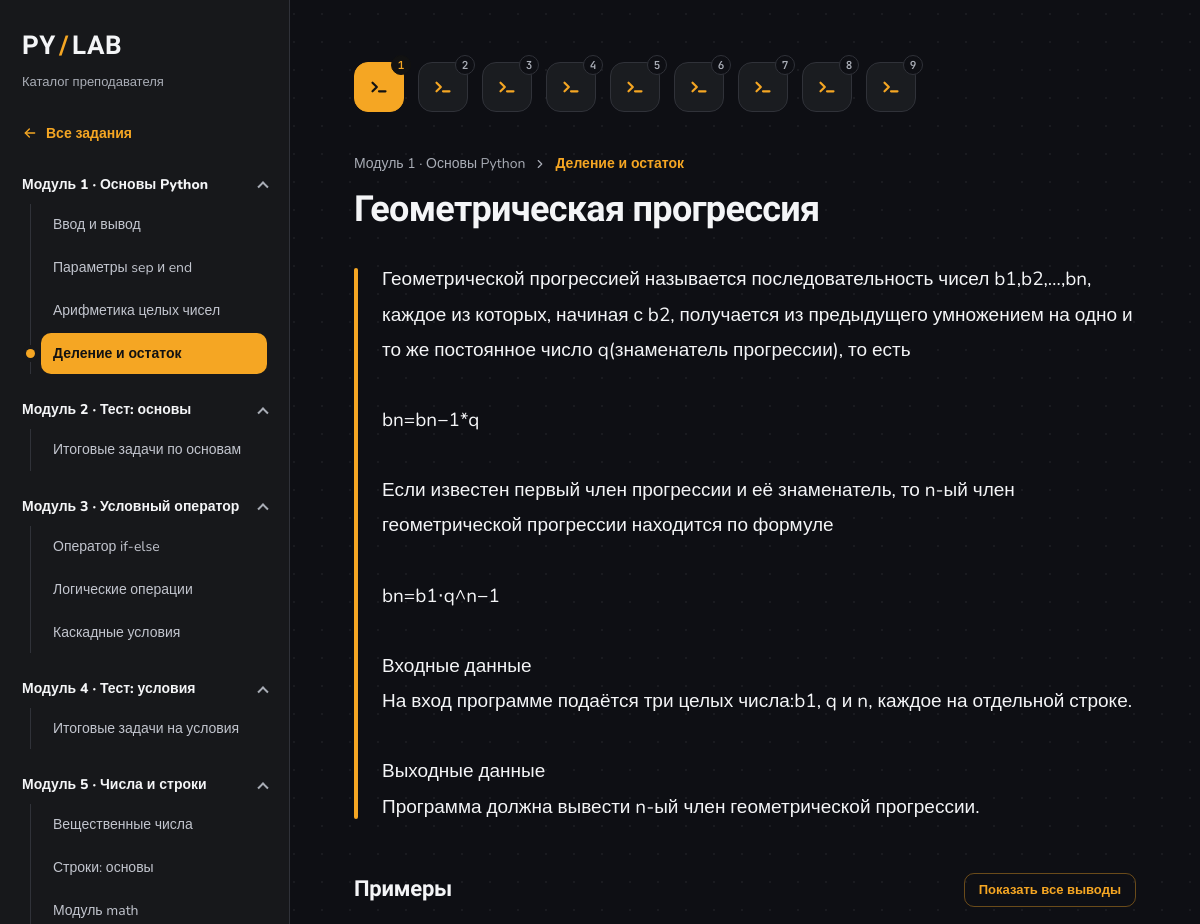
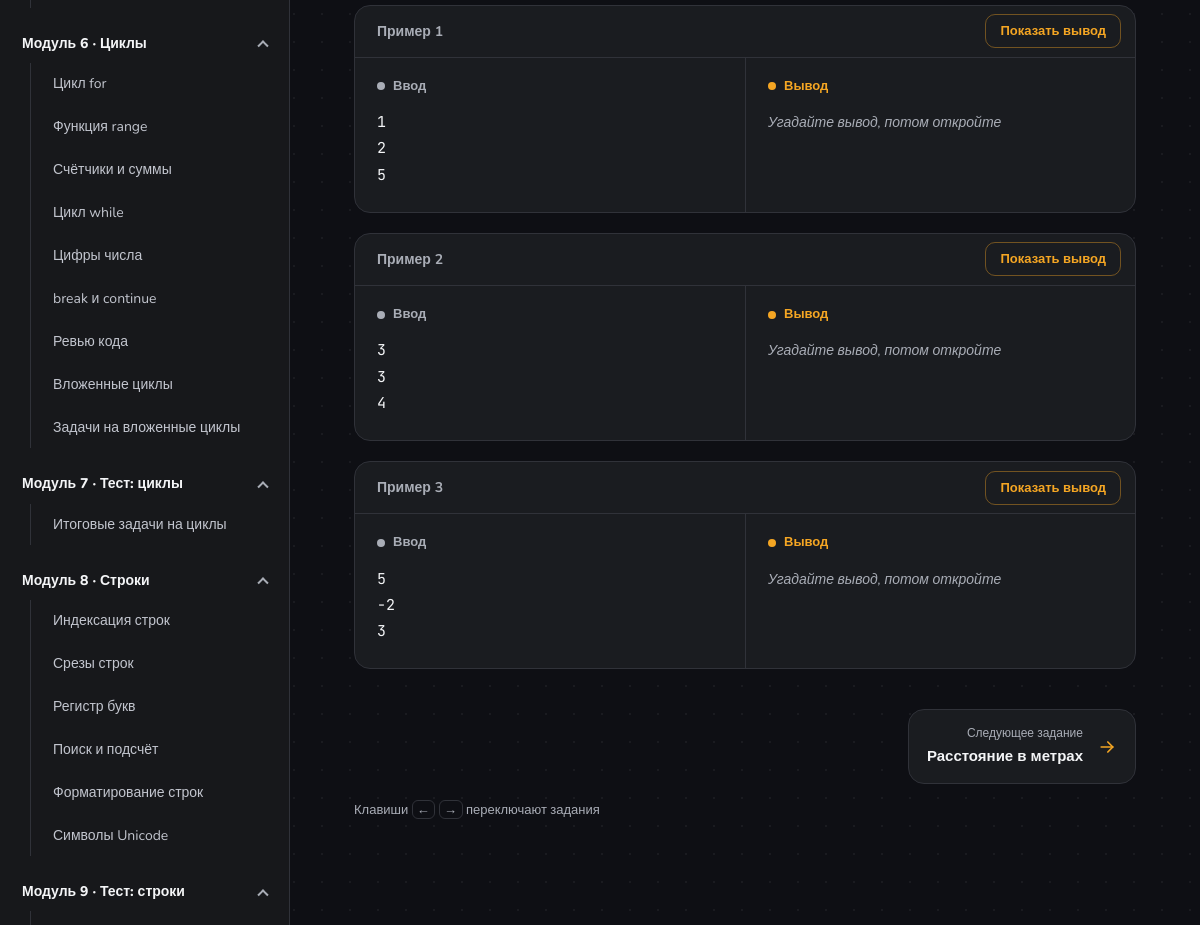
The page /tasks/21/ on the database its author committed (2 pictures, top to bottom).
### tasks_api/models.py (models this page shows, shortened)
class Module(models.Model):
    title = models.CharField(max_length=50, unique=True)

class Lesson(models.Model):
    title = models.CharField(max_length=64)
    module = models.ForeignKey(to=Module, on_delete=models.CASCADE, related_name='lessons')

class Task(models.Model):
    title = models.CharField(max_length=50)
    description = models.TextField()
    lesson = models.ForeignKey(to=Lesson, on_delete=models.CASCADE, default=1, related_name='tasks')

class Example(models.Model):
    input = models.CharField(max_length=255)
    output = models.CharField(max_length=255)
    task = models.ForeignKey(to=Task, on_delete=models.CASCADE, related_name='examples')

### tasks_api/views.py (the view)
# urls.py: path('tasks/<int:pk>/', TaskDetailView.as_view(), name='task_detail'),
class TaskDetailView(DetailView):
    model = Task
    template_name = 'tasks_api/task_detail.html'
    context_object_name = 'task'
    def get_queryset(self):
        return Task.objects.select_related('lesson__module').prefetch_related(
            Prefetch(
                'examples',
                queryset=Example.objects.order_by('id')
            )
        )
    def get_context_data(self, **kwargs):
        context = super().get_context_data(**kwargs)
        lesson = self.object.lesson
        context['modules'] = get_modules_with_tasks()
        context['lesson'] = lesson
        context['lesson_tasks'] = lesson.tasks.order_by('id')
        return context

### tasks_api/views.py (called while the page is built)
def get_modules_with_tasks():
    return Module.objects.order_by('id').prefetch_related(
        Prefetch(
            'lessons',
            queryset=Lesson.objects.order_by('id').prefetch_related(
                Prefetch(
                    'tasks',
                    queryset=Task.objects.order_by('id')
                )
            ),
        )
    )

### tasks_api/templates/tasks_api/task_detail.html (shortened to what this page needs)
{% extends 'tasks_api/base.html' %}
{% load static %}
{% block extra_css %}
	<link rel="stylesheet" href="{% static 'css/task_detail.css' %}">
{% endblock %}
{% block content %}
	<article class="task-sheet">
		<nav class="task-strip" aria-label="Задания урока «{{ lesson.title }}»">
			{% for t in lesson_tasks %}
				<a class="task-chip{% if t.pk == task.pk %} is-current{% endif %}"
				   style="--i: {{ forloop.counter0 }}"
				   href="{% url 'tasks:task_detail' t.pk %}"
				   data-title="{{ t.title }}"
				   aria-label="Задание {{ forloop.counter }}: {{ t.title }}"{% if t.pk == task.pk %} aria-current="page"{% endif %}>
					<svg viewBox="0 0 24 24" fill="none" stroke="currentColor" stroke-width="2" stroke-linecap="round" stroke-linejoin="round" aria-hidden="true">
						<path d="M6 8l4 4-4 4"/>
						<path class="cur" d="M12 16h6"/>
					</svg>
					<span class="num" aria-hidden="true">{{ forloop.counter }}</span>
				</a>
			{% endfor %}
		</nav>
		<p class="crumbs">
			<span>{{ lesson.module.title }}</span>
			<svg viewBox="0 0 24 24" fill="none" stroke="currentColor" stroke-width="2" stroke-linecap="round" stroke-linejoin="round" aria-hidden="true"><path d="M9 6l6 6-6 6"/></svg>
			<span class="here">{{ lesson.title }}</span>
		</p>
		<h1>{{ task.title }}</h1>
		<div class="statement">{{ task.description }}</div>
		{% with examples=task.examples.all %}
			{% if examples %}
				<section class="examples">
					<div class="examples-head">
						<h2>Примеры</h2>
						<button type="button" class="btn-ghost" id="toggle-all" hidden>Показать все выводы</button>
					</div>
					{% for example in examples %}
						<div class="example">
							<div class="example-title">
								<span>Пример {{ forloop.counter }}</span>
								<button type="button" class="btn-ghost reveal" hidden>Показать вывод</button>
							</div>
							<div class="example-columns">
								<section>
									<h3>Ввод</h3>
									<pre>{% if example.input %}{{ example.input }}{% else %}<span class="empty-input">Нет входных данных</span>{% endif %}</pre>
								</section>
								<section>
									<h3>Вывод</h3>
									<pre class="out">{{ example.output }}</pre>
								</section>
							</div>
						</div>
					{% endfor %}
				</section>
			{% endif %}
		{% endwith %}
		<nav class="task-pager" aria-label="Переход между заданиями" hidden>
			<a class="pager-link pager-next" hidden>
				<span class="pager-text"><small>Следующее задание</small><b></b></span>
				<svg viewBox="0 0 24 24" fill="none" stroke="currentColor" stroke-width="2" stroke-linecap="round" stroke-linejoin="round" aria-hidden="true"><path d="M5 12h14"/><path d="M13 6l6 6-6 6"/></svg>
			</a>
		</nav>
		<p class="keys-hint" hidden>Клавиши <kbd>←</kbd> <kbd>→</kbd> переключают задания</p>
	</article>
{% endblock %}

### tasks_api/templates/tasks_api/base.html (shortened to what this page needs)
{% load static %}
<!doctype html>
<html lang="ru">
	<head>
		<link rel="stylesheet" href="{% static 'css/base.css' %}">
		{% block extra_css %}{% endblock %}
	</head>
	<body>
		<aside>
			<a class="brand" href="{% url 'tasks:index' %}">PY<span>/</span>LAB</a>
			<p class="subtitle">Каталог преподавателя</p>
			<a class="catalog-link" href="{% url 'tasks:index' %}">
				<svg viewBox="0 0 24 24" fill="none" stroke="currentColor" stroke-width="2" stroke-linecap="round" stroke-linejoin="round" aria-hidden="true"><path d="M19 12H5"/><path d="M11 6l-6 6 6 6"/></svg>
				Все задания
			</a>
			<nav aria-label="Модули курса">
				{% for module in modules %}
					<details open>
						<summary>{{ module.title }}</summary>
						<div class="lessons">
							{% for lesson in module.lessons.all %}
								{% with first_task=lesson.tasks.all|first %}
									{% if first_task %}
										<a class="task-link{% if task.lesson_id == lesson.id %} active{% endif %}"
										   href="{% url 'tasks:task_detail' first_task.pk %}"{% if task.lesson_id == lesson.id %} aria-current="true"{% endif %}>{{ lesson.title }}</a>
									{% else %}
										<span class="task-link task-link--empty">{{ lesson.title }}</span>
									{% endif %}
								{% endwith %}
							{% endfor %}
						</div>
					</details>
				{% endfor %}
			</nav>
		</aside>
		<main id="content">
			{% block content %}{% endblock %}
		</main>
	</body>
</html>

### static/css/base.css (style rules this page uses)
*, *::before, *::after { box-sizing: border-box; }
:root { color-scheme: dark; --bg: #0e0f14; --surface: #1a1c20; --sidebar: #17181b; --line: #303239; --yellow: #f5a623; --yellow-soft: rgba(245, 166, 35, .1); --yellow-glow: rgba(245, 166, 35, .18); --text: #f4f5f7; --muted: #a9adb6; --font-display: 'Unbounded', 'Nunito', sans-serif; --font-mono: 'JetBrains Mono', ui-monospace, Consolas, monospace; --ease: cubic-bezier(.2, .8, .2, 1); }
html { scrollbar-color: #2c2e36 transparent; }
body { margin: 0; min-height: 100%; background-color: var(--bg); background-image: radial-gradient(rgba(255, 255, 255, .05) 1px, transparent 1px); background-size: 28px 28px; background-attachment: fixed; color: var(--text); font-family: 'Nunito', sans-serif; font-size: 16px; line-height: 1.65; }
a { color: inherit; text-decoration: none; }
aside { view-transition-name: side; position: fixed; inset: 0 auto 0 0; width: 290px; padding: 32px 22px; background: var(--sidebar); border-right: 1px solid var(--line); overflow: auto; }
.brand { display: inline-flex; align-items: baseline; font: 800 26px/1 var(--font-display); letter-spacing: .5px; }
.brand span { display: inline-block; color: var(--yellow); margin: 0 3px; animation: slash-in .7s var(--ease) .1s backwards; transition: transform .6s var(--ease); }
.subtitle { font-size: 13px; color: var(--muted); margin: 10px 0 28px; }
.catalog-link { display: inline-flex; align-items: center; gap: 8px; color: var(--yellow); font-size: 14px; font-weight: 700; margin-bottom: 28px; }
.catalog-link svg { width: 16px; height: 16px; transition: transform .25s var(--ease); }
details { margin: 0 0 22px; interpolate-size: allow-keywords; }
summary { display: flex; align-items: center; justify-content: space-between; gap: 12px; cursor: pointer; list-style: none; font-size: 14px; font-weight: 800; }
summary::after { content: ""; flex: none; width: 8px; height: 8px; border-right: 2px solid var(--muted); border-bottom: 2px solid var(--muted); transform: rotate(45deg) translate(-2px, -2px); transition: transform .3s var(--ease); }
details[open] > summary::after { transform: rotate(-135deg) translate(-2px, -2px); }
.lessons { margin: 8px 0 0 8px; padding-left: 10px; border-left: 1px solid var(--line); }
.task-link { position: relative; display: block; padding: 9px 12px; margin: 2px 0; border-radius: 10px; font-size: 14px; color: #c2c5ce; transition: background-color .2s, color .2s, transform .25s var(--ease); }
.task-link.active { background: var(--yellow); color: #121212; font-weight: 700; transform: none; }
.task-link.active::before { content: ""; position: absolute; left: -15px; top: 50%; width: 9px; height: 9px; margin-top: -4.5px; border-radius: 50%; background: var(--yellow); box-shadow: 0 0 0 4px var(--sidebar); animation: pop .45s var(--ease) .15s backwards; }
main { view-transition-name: main; margin-left: 290px; max-width: 1280px; padding: 56px 64px 80px; }
h1 { font-family: var(--font-display); font-size: clamp(26px, 3.6vw, 52px); font-weight: 800; line-height: 1.15; letter-spacing: -.02em; margin: 0 0 20px; overflow-wrap: anywhere; }
button { border: none; background: var(--yellow); color: #121212; font: 700 14px 'Nunito', sans-serif; padding: 14px 26px; border-radius: 12px; cursor: pointer; transition: transform .2s var(--ease), box-shadow .2s; }
.btn-ghost { background: transparent; color: var(--yellow); border: 1px solid rgba(245, 166, 35, .4); padding: 7px 14px; font-size: 13px; border-radius: 10px; transition: background-color .2s, color .2s, transform .2s var(--ease); }
kbd { position: absolute; right: 14px; top: 50%; transform: translateY(-50%); padding: 1px 9px; font: 600 13px var(--font-mono); color: var(--muted); border: 1px solid var(--line); border-radius: 6px; }
.task-sheet { max-width: 960px; }
.examples { margin-top: 48px; }
@media (hover: none) { kbd { display: none; } }

### rows shown on the page
Module: title "Модуль 1 · Основы Python"
Lesson: title "Ввод и вывод"
Lesson: title "Параметры sep и end"
Lesson: title "Арифметика целых чисел"
Lesson: title "Деление и остаток", module "Модуль 1 · Основы Python"
Module: title "Модуль 2 · Тест: основы"
Lesson: title "Итоговые задачи по основам"
Module: title "Модуль 3 · Условный оператор"
Lesson: title "Оператор if-else"
Lesson: title "Логические операции"
Lesson: title "Каскадные условия"
Module: title "Модуль 4 · Тест: условия"
Lesson: title "Итоговые задачи на условия"
Module: title "Модуль 5 · Числа и строки"
Lesson: title "Вещественные числа"
Lesson: title "Строки: основы"
Lesson: title "Модуль math"
Module: title "Модуль 6 · Циклы"
Lesson: title "Цикл for"
Lesson: title "Функция range"
Lesson: title "Счётчики и суммы"
Lesson: title "Цикл while"
Lesson: title "Цифры числа"
Lesson: title "break и continue"
Lesson: title "Ревью кода"
Lesson: title "Вложенные циклы"
Lesson: title "Задачи на вложенные циклы"
Module: title "Модуль 7 · Тест: циклы"
Lesson: title "Итоговые задачи на циклы"
Module: title "Модуль 8 · Строки"
Lesson: title "Индексация строк"
Lesson: title "Срезы строк"
Lesson: title "Регистр букв"
Lesson: title "Поиск и подсчёт"
Lesson: title "Форматирование строк"
Lesson: title "Символы Unicode"
Module: title "Модуль 9 · Тест: строки"
Task: title "Геометрическая прогрессия", description "Геометрической прогрессией называется последовательность чисел b1,b2,…,bn, каждое из которых, начиная с b2, получается из предыдущего умножением на одно и то же постоянное число q(знаменатель прогрессии), то есть bn=bn−1*q Если известен первый член прогрессии и её знаменатель, то n-ый член геометрической прогрессии находится по формуле bn=b1⋅q^n−1 Входные данные На вход программе подаётся три целых числа:b1, q и n, каждое на отдельной строке. Выходные данные Программа должна вывести n-ый член геометрической прогрессии."
Example: input "1 2 5"
Example: input "3 3 4"
Example: input "5 -2 3"
